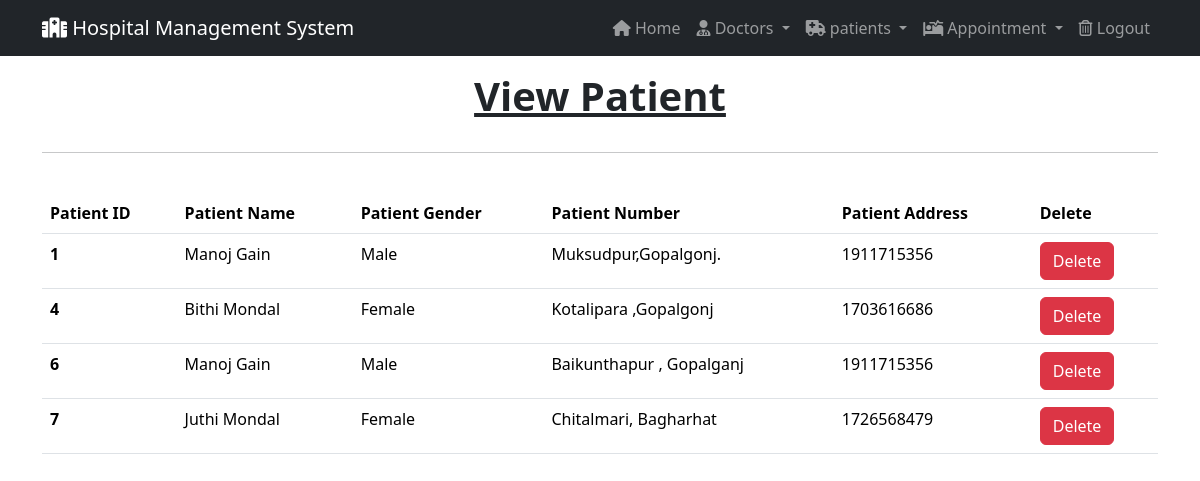
Screenshot of /view-patient/ (signed in) with the database file from the repository.
### HospitalApp/models.py (models this page shows, shortened)
class Patient(models.Model):
    name = models.CharField(max_length=100, blank=True, null=True)
    gender = models.CharField(max_length=100, blank=True, null=True)
    mobile = models.IntegerField(blank=True, null=True,default='0')
    address = models.CharField(max_length=500, blank=True, null=True)
    created_at = models.DateTimeField(auto_now_add=True)
    updated_at = models.DateTimeField(auto_now_add=True)

### HospitalApp/views.py (the view)
# urls.py: path('view-patient/', views.view_patient, name='view-patient'),
def view_patient(request):
    if not request.user.is_staff:
        return redirect('login')
    pat = Patient.objects.all()
    context={
        "pat":pat,
    }
    return render(request,'view_patient.html',context)

### templates/view_patient.html (shortened to what this page needs)
{% extends "base.html" %}
{% load static %}
{% block content %}
<h1 class="text-center py-3 text-decoration-underline fw-bolder">View Patient</h1>
<div class="container">
    <hr>
    <br>
    <table class="table table-hover" id="example">
        <thead>
          <tr>
            <th scope="col">Patient ID</th>
            <th scope="col">Patient Name</th>
            <th scope="col">Patient Gender</th>
            <th scope="col">Patient Number</th>
            <th scope="col">Patient Address</th>
            <th scope="col">Delete</th>
          </tr>
        </thead>
        <tbody>
            {% for i in pat %}
                <tr>
                    <th scope="row">{{i.id}}</th>
                    <td>{{i.name}}</td>
                    <td>{{i.gender}}</td>
                    <td>{{i.address}}</td>
                    <td>{{i.mobile}}</td>
                    <td><a href="{% url 'delete-patient' i.id  %}" onclick="return confirm('Are u really want to delete ?')" class="btn btn-danger">Delete</a></td>
                </tr>
          {% endfor %}
        </tbody>
      </table>
</div>
{% endblock content %}

### rows the page displays
Patient: id "1", name "Manoj Gain", gender "Male", address "Muksudpur,Gopalgonj.", mobile "1911715356"
Patient: id "4", name "Bithi Mondal", gender "Female", address "Kotalipara ,Gopalgonj", mobile "1703616686"
Patient: id "6", name "Manoj Gain", gender "Male", address "Baikunthapur , Gopalganj", mobile "1911715356"
Patient: id "7", name "Juthi Mondal", gender "Female", address "Chitalmari, Bagharhat", mobile "1726568479"
